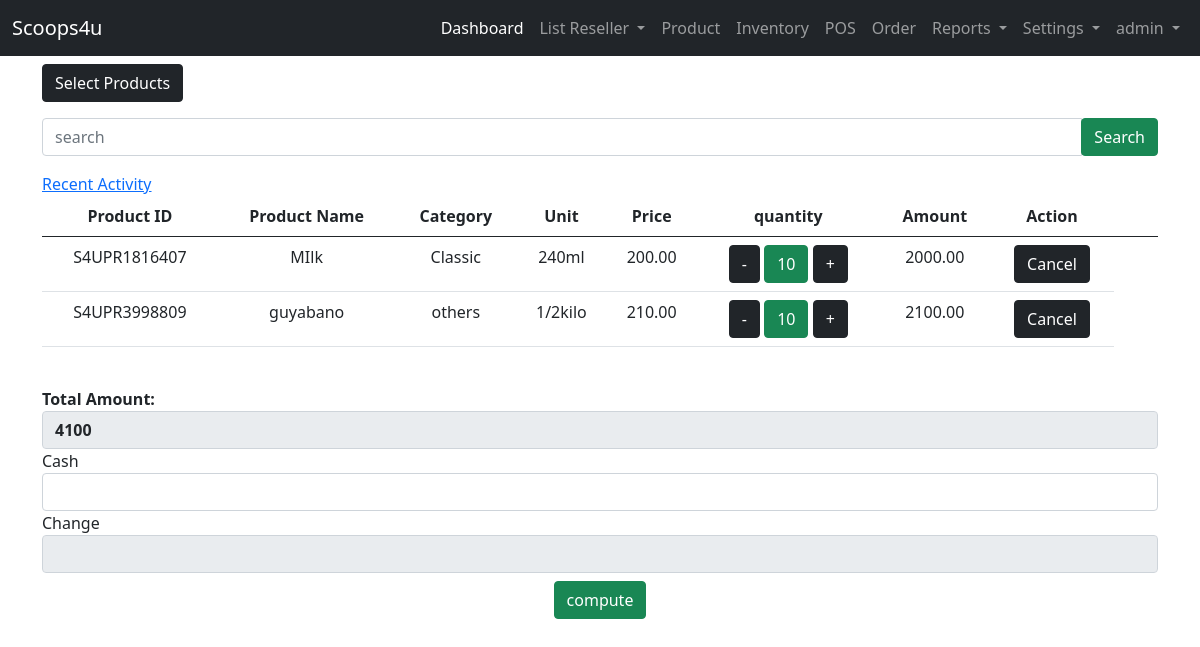
Page /user-site/pos/ (signed in) on the earlier database version.
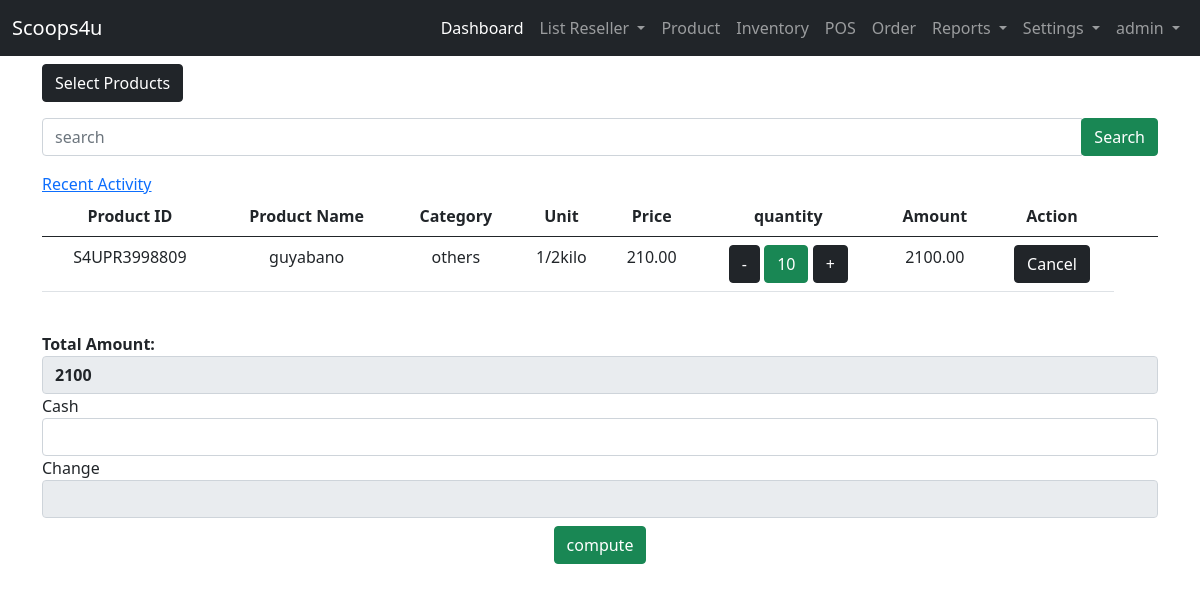
Same page on the later database version.
### landing_page/models.py (models this page shows)
class User(AbstractUser):
    ROLE = ((" "," "),("admin","admin"),("staff","staff"),("reseller","reseller"),("rider","rider"))
    role = models.CharField(max_length=50, null=True, default=False, choices=ROLE)

### admin_site/models.py (models this page shows, shortened)
class Pos(models.Model):
    pos_user =  models.CharField(max_length=200, null=False, default=None, verbose_name='List user')
    pos_pcode =  models.CharField(max_length=200, verbose_name='Product Code')
    pos_category =  models.CharField(max_length=200, verbose_name='Category')
    pos_name=  models.CharField(max_length=200, verbose_name='Product Name')
    pos_unit =  models.CharField(max_length=200, verbose_name='Unit')
    pos_reseller_price =   models.DecimalField( max_digits=10, decimal_places=2,null=True, verbose_name='Reseller Price')
    pos_price =   models.DecimalField( max_digits=10, decimal_places=2,null=True, verbose_name='Pos Price')
    pos_quantity =  models.BigIntegerField( null=True, verbose_name='quantity')
    pos_ResellerAmount =  models.DecimalField( max_digits=10, decimal_places=2,null=True, verbose_name='Reseller Amount')
    pos_amount =  models.DecimalField( max_digits=10, decimal_places=2,null=True, verbose_name='Pos Amount')

### admin_site/views.py (the view)
# urls.py: path('pos/', views.pos ,name='pos'),
@login_required(login_url='landing_page:login')
def pos(request):
    current_user = request.user
    list_pos = Pos.objects.filter(pos_user = current_user).order_by('-id')
    sum_amount = Pos.objects.filter(pos_user = current_user).all().aggregate(total =Sum('pos_amount'))['total']
    context = {
        'list_pos':list_pos,
        'sum_amount':sum_amount
        }
    return render(request, 'admin_site/pos/pos_admin.html', context)

### templates/admin_site/pos/pos_admin.html (shortened to what this page needs)
{% extends 'admin_site/base.html' %}
{% block content %}
{% load static %}
<a href="{% url 'admin_site:all_products' %}" class="btn btn-dark">Select Products</a>
{% if list_pos %}
    <br>
    <form action="{% url 'admin_site:search_product' %}" method="get" class="my-3 ">
        <div class="input-group">
            <input type="text" class="form-control" name="search" placeholder="search" required>
            <div class="input-group-append">
                <button class="btn btn-success">Search</button>
            </div>
        </div>
    </form>
    {% if user.role == "admin" %}
    <a href="{% url 'admin_site:click_receipt' %}">Recent Activity</a>
     {% elif  user.role == "staff"%}
     <a href="{% url 'admin_site:click_receipt' %}">Recent Activity</a>
    {% endif %}
    <table class="table table-hover text-center" >
        <thead>
            <tr>
                <th>Product ID</th>
                <th>Product Name</th>
                <th>Category</th>
                <th>Unit</th>
                {% if user.role == "admin" %}
                <th>Price</th>
                {% elif user.role == "staff"  %}
                <th>Price</th>
                {% endif %}
                <th>quantity</th>
                <th>Amount</th>
                <th>Action</th>
                <th></th>
                <th></th>
            </tr>
            <tbody>
                {% for list in  list_pos %}
                <tr>
                    <td>{{ list.pos_pcode }}</td>
                    <td>{{ list.pos_name }}</td>
                    <td>{{ list.pos_category }}</td>
                    <td>{{ list.pos_unit }}</td>
                    {% if user.role == "admin" %}
                    <td>{{ list.pos_price}}</td>
                    {% elif user.role == "staff" %}
                    <td>{{ list.pos_price}}</td>
                    {% endif %}
                    <td>
                        <a href="{% url 'admin_site:minus_qty' list.id  %}" class="btn btn-dark">-</a> <button
                            class="btn btn-success">{{ list.pos_quantity }}</button> <a href="{% url 'admin_site:add_qty' list.id  %}"
                            class="btn btn-dark">+</a>
                    </td>
                    <td>{{ list.pos_amount }} </td>
                    <form method="POST" action="{% url 'admin_site:pos_cancel' list.id %}" onsubmit="return submitForm(this);">
                        <td><button type="submit" class="btn btn-dark">Cancel</button></td>
                    </form>
                </tr>
                {% endfor %}
            </tbody>
        </thead>
    </table>
    {% endif %}
    <br>
    {% if list_pos %}
        {% if user.role == "admin"%}
        <form action="{% url 'admin_site:add_receipt' %}" method="POST" id="form" >
        <label style="font-weight: bolder;">Total Amount:</label>
        <input type="number" name="total_amount" style="font-weight: bolder;" value="{{ sum_amount }}" class="form-control" id="total_amount"   readonly="readonly">
        <label for="">Cash</label>
        <input type="number" name="cash"  class="form-control"  id="cash" required>
        <label for="">Change</label>
        <input type="number" name="change" class="form-control" id="change"  readonly="readonly">
        <div class="text-center pt-2" >
        <button id="btn_compute" class="btn btn-success" >compute</button>
        </div>
        </form>
        {% endif %}
        <br>
    {% endif %}
{% endblock content %}

### templates/admin_site/base.html (shortened to what this page needs)
{% load static %}
<!DOCTYPE html>
<html lang="en">
<head>
    <link href="https://cdn.jsdelivr.net/npm/bootstrap@5.0.2/dist/css/bootstrap.min.css" rel="stylesheet">
  </head>
<body>
  {% if user.role == "admin"%}
    <nav class="navbar navbar-expand-lg navbar-dark bg-dark">
        <div class="container-fluid">
          <a class="navbar-brand" href="#">Scoops4u</a>
          <div class="collapse navbar-collapse" id="navbarNavDropdown">
            <ul class="navbar-nav ms-auto mb-2 mb-lg-0">
              <li class="nav-item">
                <a class="nav-link active" aria-current="page" href="{% url 'admin_site:dashboard'%}">Dashboard</a>
              </li>
              <li class="nav-item dropdown">
                <a class="nav-link dropdown-toggle" href="#" id="navbarDropdownMenuLink" role="button" data-bs-toggle="dropdown" aria-expanded="false">
                  List Reseller
                </a>
              </li>
              <li class="nav-item">
                <a class="nav-link" href="{%url 'admin_site:list_product' %}">Product</a>
              </li>
              <li class="nav-item">
                <a class="nav-link" href="{%url 'admin_site:inventory' %}">Inventory</a>
              </li>
              <li class="nav-item">
                <a class="nav-link" href="{%url 'admin_site:pos' %}">POS</a>
              </li>
              <li class="nav-item">
                <a class="nav-link" href="{% url 'admin_site:transaction_orders' %}">Order</a>
              </li>
              <li class="nav-item dropdown">
                <a class="nav-link dropdown-toggle" href="#" id="navbarDropdownMenuLink" role="button" data-bs-toggle="dropdown" aria-expanded="false">
                  Reports
                </a>
              </li>
              <li class="nav-item dropdown">
                <a class="nav-link dropdown-toggle" href="#" id="navbarDropdownMenuLink" role="button" data-bs-toggle="dropdown" aria-expanded="false">
                  Settings
                </a>
              </li>
              <li class="nav-item dropdown">
                <a class="nav-link dropdown-toggle" href="#" id="navbarDropdownMenuLink" role="button" data-bs-toggle="dropdown" aria-expanded="false">
                  {{ user }}
                </a>
              </li>
            </ul>
          </div>
        </div>
      </nav>
  {% endif %}
      <div class="container">
        <div class="row mt-2">
            <div class="col-lg-12">
                {% block content %}
                {% endblock content %}
            </div>
        </div>
    </div>
</body>
</html>

Differences in the rows shown:
removed Pos: pos_pcode "S4UPR1816407", pos_name "MIlk", pos_category "Classic", pos_unit "240ml", pos_price "200.00", pos_quantity "10", pos_amount "2000.00"
Other differences:
form field total_amount: "4100" → "2100"
